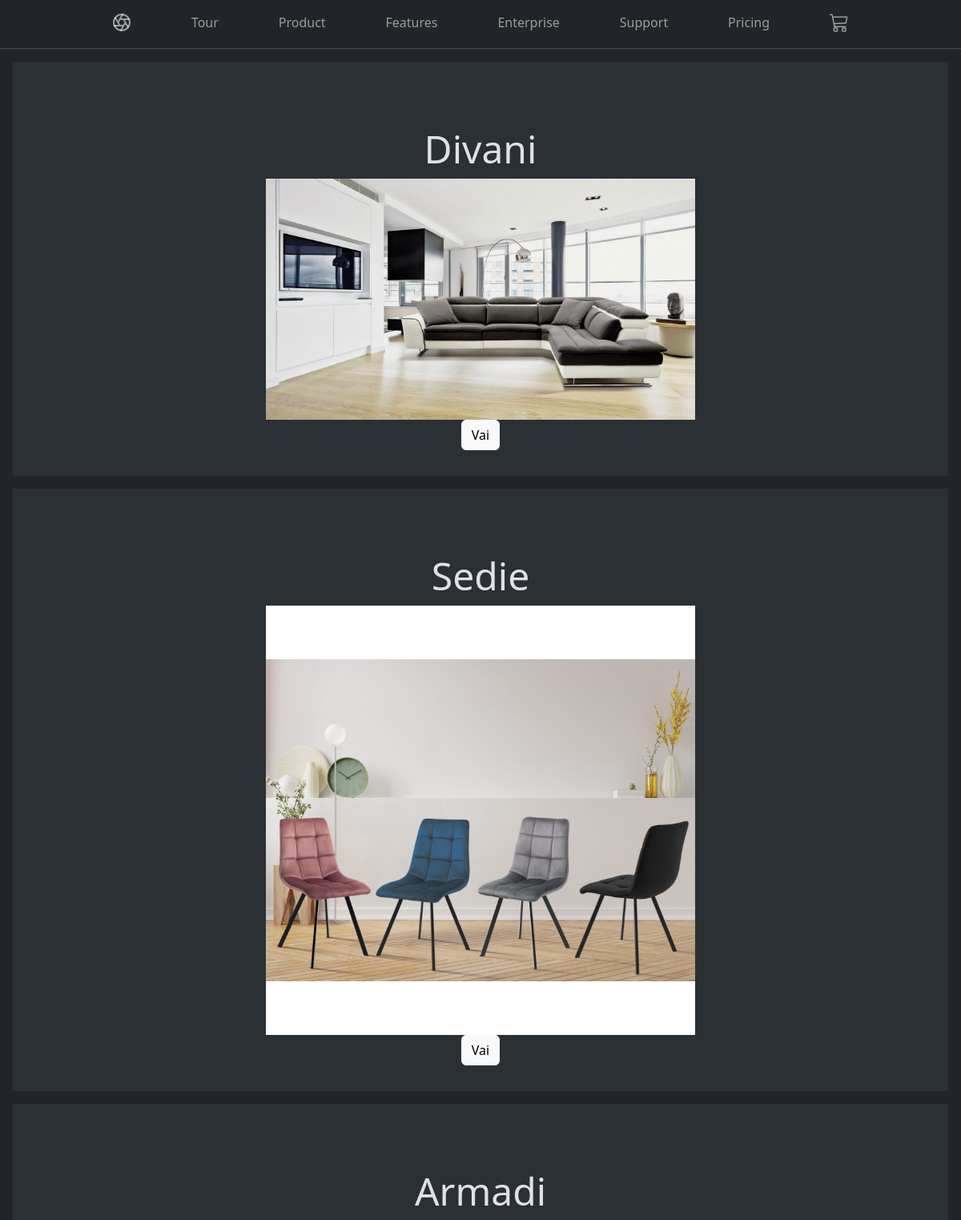
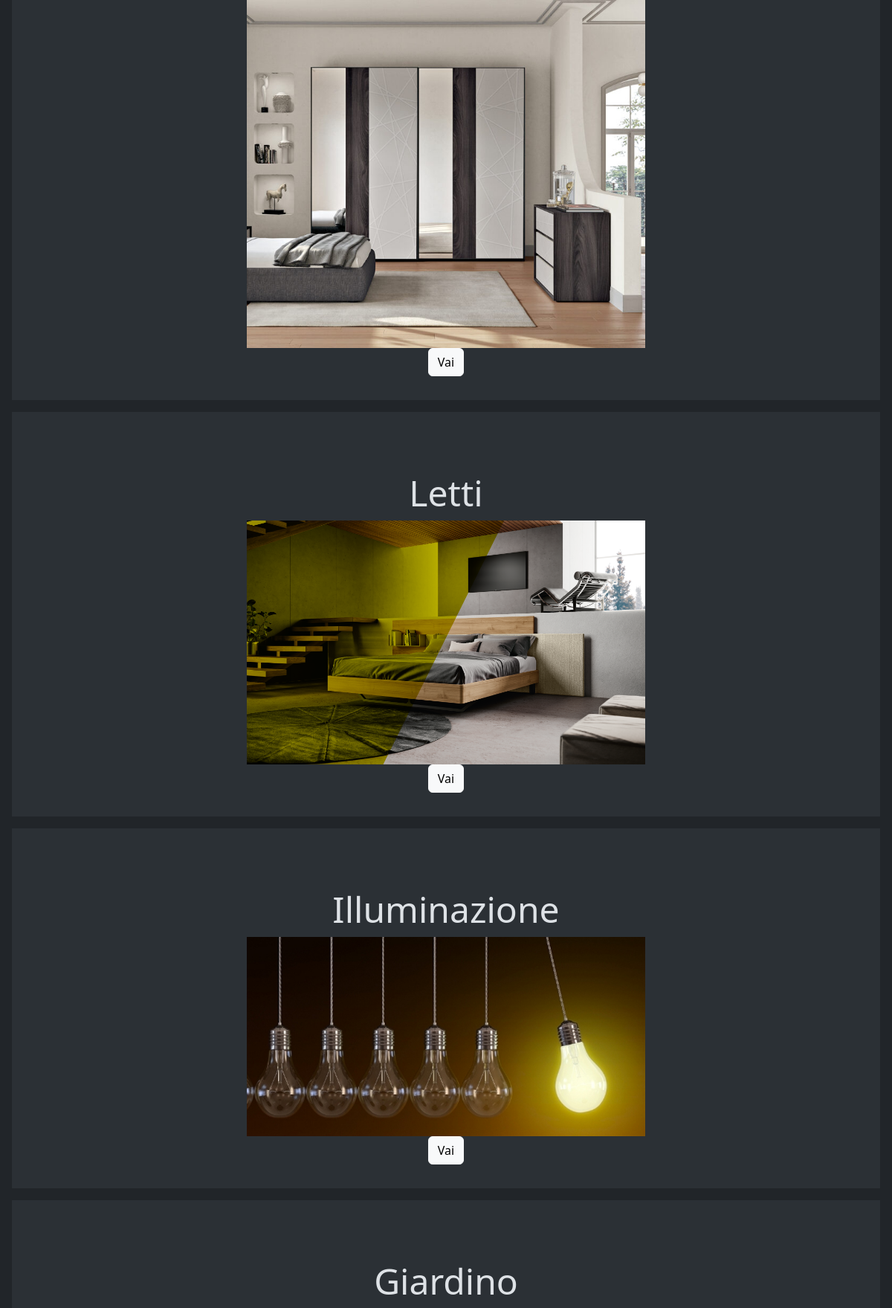
The app's page /PHP/Home.php (upper part) with its own data (2 pictures, top to bottom).
### tables this page shows
CREATE TABLE if NOT EXISTS categorie(
	id INT AUTO_INCREMENT PRIMARY KEY,
	Nome VARCHAR(50),
	immagine VARCHAR(255)
);

### PHP/Home.php (the view, shortened to what this page needs)
<?php
   include "connessione.php";
   $conn = new mysqli($hostname, $username, $password, $dbname);
?>
<!doctype html>
<html lang="en" data-bs-theme="dark">
   <head>
    <link rel="stylesheet" href="https://cdn.jsdelivr.net/npm/@docsearch/css@3">
<link href="../CSS/bootstrap.min.css" rel="stylesheet">
    <link href="../CSS/product.css" rel="stylesheet">
  </head>
  <body>
<nav class="navbar navbar-expand-md bg-dark sticky-top border-bottom" data-bs-theme="dark">
  <div class="container">
    <div class="offcanvas offcanvas-end" tabindex="-1" id="#offcanvas" aria-labelledby="#offcanvasLabel">
      <div class="offcanvas-body">
        <ul class="navbar-nav flex-grow-1 justify-content-between">
          <li class="nav-item"><a class="nav-link" href="Home.php">
            <svg class="bi" width="24" height="24"><use xlink:href="#aperture"/></svg>
          </a></li>
          <li class="nav-item"><a class="nav-link" href="#">Tour</a></li>
          <li class="nav-item"><a class="nav-link" href="#">Product</a></li>
          <li class="nav-item"><a class="nav-link" href="#">Features</a></li>
          <li class="nav-item"><a class="nav-link" href="#">Enterprise</a></li>
          <li class="nav-item"><a class="nav-link" href="#">Support</a></li>
          <li class="nav-item"><a class="nav-link" href="#">Pricing</a></li>
          <li class="nav-item"><a class="nav-link" href="Carrello.php">
            <svg class="bi" width="24" height="24">
              <use xlink:href="#cart"/>
            </svg>
          </a></li>
        </ul>
      </div>
    </div>
  </div>
</nav>
<main>
      <?php
        $query="SELECT id,Nome,immagine FROM categorie;";
        $res=$conn->query($query);
        while ($row=mysqli_fetch_array($res)){
        echo "<div class='d-md-flex flex-md-equal w-100 my-md-3 ps-md-3'>
        <div class='bg-body-tertiary me-md-3 pt-3 px-3 pt-md-5 px-md-5 text-center overflow-hidden'>
          <div class='my-3 py-3'>
            <h2 class='display-5'>".$row["Nome"]."</h2>
            <img style='max-widht=50%; max-height=70%;' src='".$row["immagine"]."'>
            <form action='Categoria.php' method='post'>
              <button type='submit' class='btn btn-light' value='".$row["id"]."' name='Categoria'>Vai</button>
            </form>
          </div>
        </div>
        </div>";}
      ?>
</main>
    </body>
</html>

### CSS/product.css (style rules this page uses)
.container { max-width: 960px; }
img { max-width: 50%; max-height: 75%; }
@media (min-width: 768px) { .flex-md-equal > * { flex: 1; } }

### PHP/Home.php (style rules this page uses)
.bi { vertical-align: -.125em; fill: currentColor; }

### records on screen
categorie: Nome "Divani", immagine (picture), $row["id"] 1 (drawn)
categorie: Nome "Sedie", immagine (picture), $row["id"] 2 (drawn)
categorie: Nome "Armadi", immagine (picture), $row["id"] 3 (drawn)
categorie: Nome "Letti", immagine (picture), $row["id"] 4 (drawn)
categorie: Nome "Illuminazione", immagine (picture), $row["id"] 5 (drawn)
categorie: Nome "Giardino"
